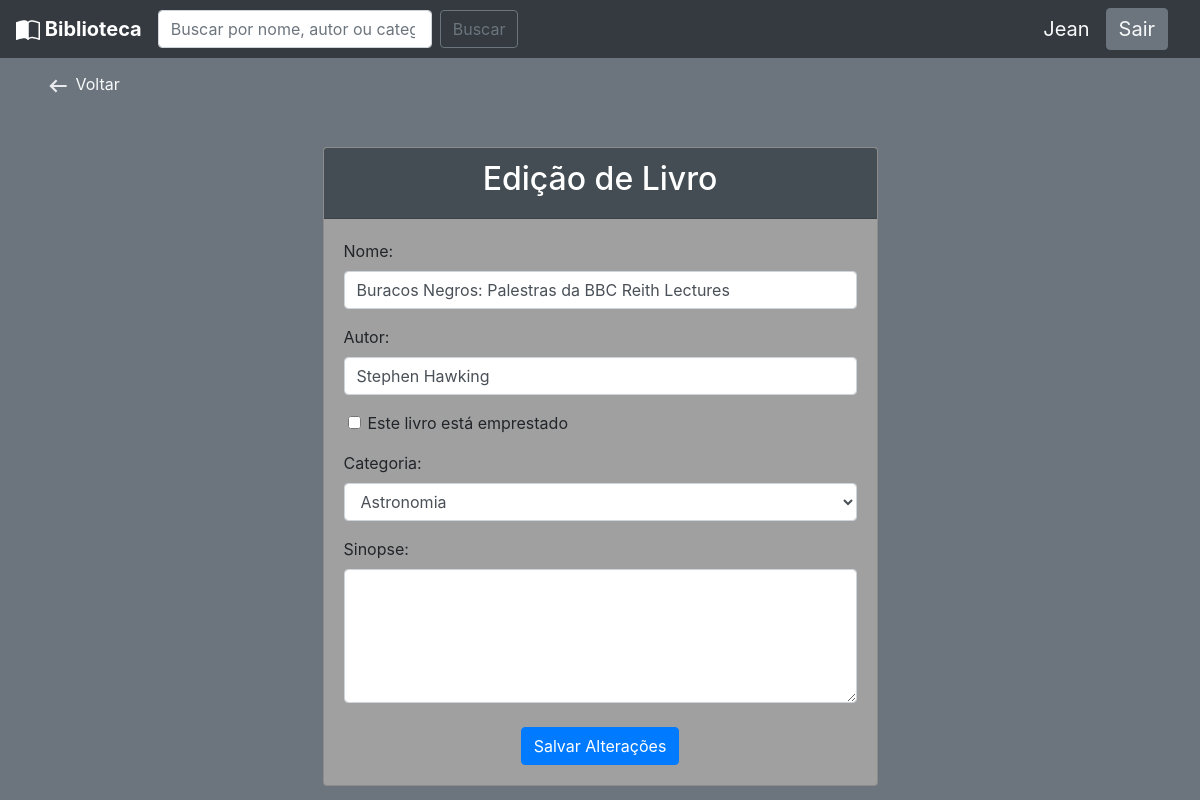
/livro/editar_livro/12/ (signed in), run on the app's committed database.
### usuarios/models.py (models this page shows, shortened)
class Usuario(models.Model):
  nome = models.CharField(max_length = 30)
  email = models.EmailField()
  senha = models.CharField(max_length = 64)

### livro/models.py (models this page shows, shortened)
class Livros(models.Model):
    nome = models.CharField(max_length = 100)
    autor = models.CharField(max_length = 30)
    co_autor = models.CharField(max_length = 30, blank = True, null = True)
    img_capa = models.ImageField(blank = True, null = True)
    sinopse = models.TextField(blank = True, null = True)
    data_cadastro = models.DateField(default = date.today)
    emprestado = models.BooleanField(default = False)
    nome_emprestado = models.CharField(max_length = 30, blank = True, null = True)
    data_emprestado = models.DateTimeField(blank = True, null = True)
    data_devolucao = models.DateTimeField(blank = True, null = True)
    tempo_duracao = models.DateField(blank = True, null = True)
    categoria = models.ForeignKey(Categoria, on_delete=models.DO_NOTHING)
    usuario = models.ForeignKey(Usuario, on_delete=models.DO_NOTHING)
    class Meta:
        verbose_name = 'Livro'

class Categoria(models.Model):
    nome = models.CharField(max_length = 30)
    descricao = models.TextField(blank = True, null = True)

### livro/views.py (the view, shortened to what this page needs)
# urls.py: path('editar_livro/<int:id>/', views.editar_livro, name='editar_livro'),
def editar_livro(request, id):
    livro = get_object_or_404(Livros, id=id)
    if request.session.get('usuario') == livro.usuario.id:
        categorias = Categoria.objects.all()
        return render(request, 'editar_livro.html', {'livro': livro, 'categorias': categorias})
    else:
        return HttpResponse('Você não tem permissão para editar este livro')

### livro/context_processors.py (called while the page is built)
def usuario_autenticado(request):
    return {
        'user_authenticated': 'usuario' in request.session
    }

### livro/templates/editar_livro.html (shortened to what this page needs)
{% extends 'base.html' %}
{% block 'conteudo' %}
<br>
<br>
<br>
<div class="container">
    <a href="{% url 'home' %}" class="text-light";">
        <svg xmlns="http://www.w3.org/2000/svg" height="26px" viewBox="0 -960 960 960" width="26px" fill="#e8eaed">
          <path d="M400-240 160-480l240-240 56 58-142 142h486v80H314l142 142-56 58Z"/>
        </svg>
        Voltar
        </a>
    </div>
<div class="container mt-5 d-flex justify-content-center">
    <div class="card" style="width: 50%; background-color: #a0a0a0;">
        <div class="card-header text-center" style="background-color: #434d53; color: white;">
            <h2>Edição de Livro</h2>
        </div>
        <div class="card-body">
            <form method="POST">
                <div class="form-group">
                    <label for="nome">Nome:</label>
                    <input type="text" name="nome" class="form-control" value="{{ livro.nome }}" required>
                </div>
                <div class="form-group">
                    <label for="autor">Autor:</label>
                    <input type="text" name="autor" class="form-control" value="{{ livro.autor }}" required>
                </div>
                <div class="form-group ml-4">
                    <input type="checkbox" name="emprestado" class="form-check-input"
                           {% if livro.emprestado %}checked{% endif %}>
                    <label class="form-check-label" for="emprestado">Este livro está emprestado</label>
                </div>
                <div class="form-group">
                    <label for="categoria">Categoria:</label>
                    <select name="categoria" class="form-control" required>
                        {% for categoria in categorias %}
                        <option value="{{ categoria.id }}" {% if categoria.id == livro.categoria.id %}selected{% endif %}>{{ categoria.nome }}</option>
                        {% endfor %}
                    </select>
                </div>
                <div class="form-group">
                    <label for="sinopse">Sinopse:</label>
                    <textarea name="sinopse" class="form-control" rows="5">{{ livro.sinopse }}</textarea>
                </div>
                <div class="text-center mt-4">
                    <button type="submit" class="btn btn-primary">Salvar Alterações</button>
                </div>
            </form>
        </div>
    </div>
</div>
{% endblock %}

### templates/base.html (shortened to what this page needs)
<!DOCTYPE html>
<html lang="pt-br">
  <head>
    <link rel="stylesheet" href="https://stackpath.bootstrapcdn.com/bootstrap/4.1.3/css/bootstrap.min.css">
  </head>
  <body class="color bg-secondary">
    <nav class="navbar navbar-dark bg-dark fixed-top">
      <a class="navbar-brand font-weight-bold" href="{% url 'home' %}">
        Biblioteca
      </a>
      {% if user_authenticated %}
      <form method="GET" action="{% url 'home' %}" class="form-inline my-2 my-lg-0">
        <input class="form-control mr-sm-2" type="search" placeholder="Buscar por nome, autor ou categoria" aria-label="Search" name="query">
        <button class="btn btn-outline-secondary my-2 my-sm-0" type="submit">Buscar</button>
      </form>
      <div class="ml-auto d-flex align-items-center">
        <p class="navbar-brand mb-0 text-light">{{ request.session.username }}</p>
        <a href="{% url 'sair' %}" class="navbar-brand mb-0 btn btn-secondary text-light">Sair</a>
      </div>
      {% endif %}
    </nav>
    {% block 'conteudo' %} {% endblock %}
  </body>
</html>

### data on the page
Usuario: session.username "Jean"
Livros: nome "Buracos Negros: Palestras da BBC Reith Lectures", autor "Stephen Hawking", categoria "Astronomia"
